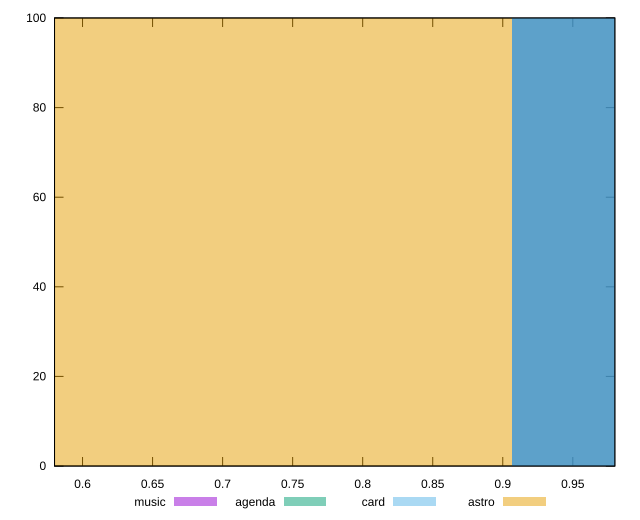

Reproduce this figure in gnuplot.
reset

$music <<EOF
1.087600982261234 100
EOF

$agenda <<EOF
1.087600982261234 100
EOF

$card <<EOF
1.087600982261234 100
EOF

$astro <<EOF
0.7250673215074893 100
EOF

set key outside below
set boxwidth 0.36253366075374466
set xrange [0.58:0.98]
set yrange [0:100]
set trange [0:100]
set style fill transparent solid 0.5 noborder
set terminal svg size 640, 520 enhanced background rgb 'white'
set output "reports/report_00031_2021-02-24T23-18-18.084Z/dom-size/comparison/histogram/all_score.svg"

plot $music title "music" with boxes, \
     $agenda title "agenda" with boxes, \
     $card title "card" with boxes, \
     $astro title "astro" with boxes

reset
